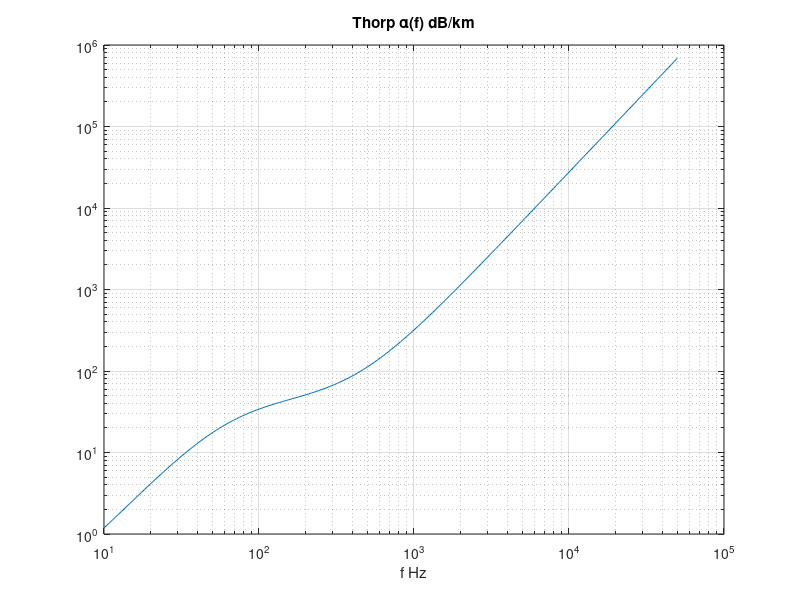

The MATLAB source for this figure:
% Формула Торпа
% Классическое затухание 0.1–10 кГц

fMax = 50;
f = logspace(1, log10(fMax*1000), 200);
a = 0.11*f.^2./(1+f.^2) + 44*f.^2./(4100+f.^2) + 2.75e-4*f.^2 + 0.003;
figure;
loglog(f, a);
title('Thorp \alpha(f) dB/km'); xlabel('f Hz'); grid on;

%{
@play
{
 "title": "Формула Торпа",
 "groups": [
  {
   "name": "Диапазон",
   "controls": [
    {
     "var": "fMax",
     "label": "f макс кГц",
     "min": 10,
     "max": 100,
     "step": 10,
     "default": 50
    }
   ]
  }
 ]
}
%}
